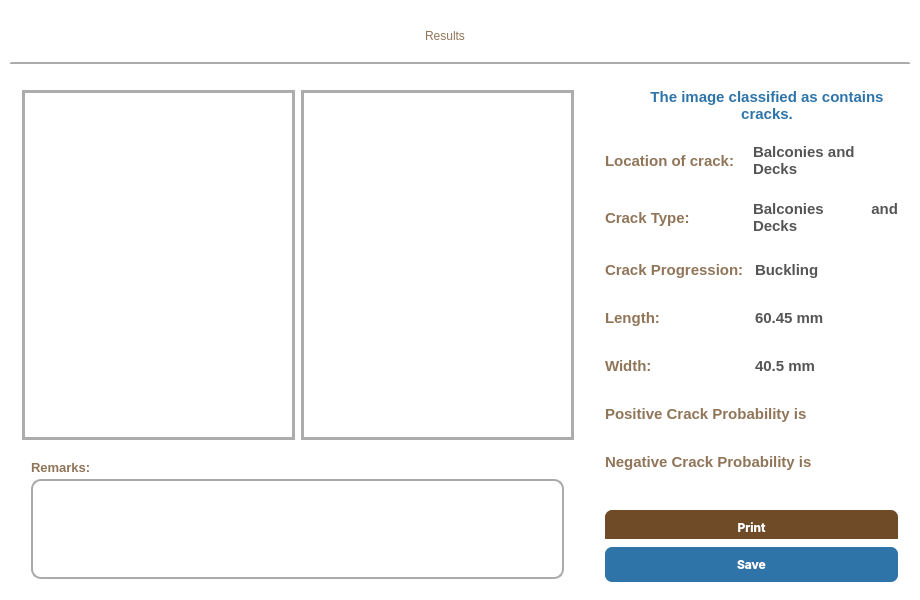
<?xml version="1.0" encoding="UTF-8"?>
<ui version="4.0">
 <class>Dialog</class>
 <widget class="QDialog" name="Dialog">
  <property name="geometry">
   <rect>
    <x>0</x>
    <y>0</y>
    <width>920</width>
    <height>600</height>
   </rect>
  </property>
  <property name="minimumSize">
   <size>
    <width>920</width>
    <height>600</height>
   </size>
  </property>
  <property name="maximumSize">
   <size>
    <width>920</width>
    <height>600</height>
   </size>
  </property>
  <property name="windowTitle">
   <string>Dialog</string>
  </property>
  <property name="styleSheet">
   <string notr="true">background-color:white;</string>
  </property>
  <layout class="QVBoxLayout" name="verticalLayout">
   <property name="spacing">
    <number>0</number>
   </property>
   <property name="leftMargin">
    <number>0</number>
   </property>
   <property name="topMargin">
    <number>0</number>
   </property>
   <property name="rightMargin">
    <number>0</number>
   </property>
   <property name="bottomMargin">
    <number>0</number>
   </property>
   <item>
    <widget class="QWidget" name="widget_18" native="true">
     <property name="styleSheet">
      <string notr="true">background-color:white;</string>
     </property>
     <layout class="QVBoxLayout" name="verticalLayout_5">
      <property name="bottomMargin">
       <number>0</number>
      </property>
      <item>
       <widget class="QWidget" name="widget_5" native="true">
        <property name="minimumSize">
         <size>
          <width>0</width>
          <height>55</height>
         </size>
        </property>
        <property name="maximumSize">
         <size>
          <width>16777215</width>
          <height>55</height>
         </size>
        </property>
        <property name="styleSheet">
         <string notr="true">#widget_5{
color: #2E74A9;
font: bold;
border: 2px solid white;
font-size: 20px;
border-bottom-color: rgb(172, 172, 172);}</string>
        </property>
        <layout class="QHBoxLayout" name="horizontalLayout_13">
         <property name="spacing">
          <number>0</number>
         </property>
         <property name="leftMargin">
          <number>0</number>
         </property>
         <property name="topMargin">
          <number>0</number>
         </property>
         <property name="rightMargin">
          <number>0</number>
         </property>
         <property name="bottomMargin">
          <number>0</number>
         </property>
         <item>
          <widget class="QLabel" name="label_3">
           <property name="maximumSize">
            <size>
             <width>16777215</width>
             <height>40</height>
            </size>
           </property>
           <property name="styleSheet">
            <string notr="true">#label_3 {
	font: 900 34pt &quot;Segoe UI Black&quot;;
	alignment: center;
    color: rgba(111, 75, 39, 0.77);
background-color: transparent;
}</string>
           </property>
           <property name="text">
            <string>Results</string>
           </property>
           <property name="scaledContents">
            <bool>true</bool>
           </property>
           <property name="alignment">
            <set>Qt::AlignCenter</set>
           </property>
           <property name="wordWrap">
            <bool>true</bool>
           </property>
          </widget>
         </item>
         <item>
          <widget class="QWidget" name="widget_16" native="true">
           <property name="maximumSize">
            <size>
             <width>30</width>
             <height>40</height>
            </size>
           </property>
           <layout class="QVBoxLayout" name="verticalLayout_2">
            <property name="spacing">
             <number>0</number>
            </property>
            <property name="leftMargin">
             <number>0</number>
            </property>
            <property name="topMargin">
             <number>0</number>
            </property>
            <property name="rightMargin">
             <number>0</number>
            </property>
            <property name="bottomMargin">
             <number>0</number>
            </property>
            <item>
             <widget class="QPushButton" name="exit_2">
              <property name="minimumSize">
               <size>
                <width>30</width>
                <height>30</height>
               </size>
              </property>
              <property name="maximumSize">
               <size>
                <width>30</width>
                <height>30</height>
               </size>
              </property>
              <property name="styleSheet">
               <string notr="true">border:none;</string>
              </property>
              <property name="text">
               <string/>
              </property>
              <property name="icon">
               <iconset resource="images/images.qrc">
                <normaloff>:/images/exit.png</normaloff>:/images/exit.png</iconset>
              </property>
              <property name="autoDefault">
               <bool>true</bool>
              </property>
              <property name="default">
               <bool>true</bool>
              </property>
              <property name="flat">
               <bool>true</bool>
              </property>
             </widget>
            </item>
            <item>
             <widget class="QWidget" name="widget_17" native="true"/>
            </item>
           </layout>
          </widget>
         </item>
        </layout>
       </widget>
      </item>
      <item>
       <widget class="QWidget" name="widget" native="true">
        <layout class="QHBoxLayout" name="horizontalLayout_2">
         <property name="spacing">
          <number>0</number>
         </property>
         <property name="leftMargin">
          <number>0</number>
         </property>
         <property name="topMargin">
          <number>0</number>
         </property>
         <property name="rightMargin">
          <number>0</number>
         </property>
         <item>
          <widget class="QWidget" name="widget_15" native="true">
           <property name="minimumSize">
            <size>
             <width>570</width>
             <height>500</height>
            </size>
           </property>
           <property name="maximumSize">
            <size>
             <width>570</width>
             <height>16777215</height>
            </size>
           </property>
           <layout class="QVBoxLayout" name="verticalLayout_6">
            <property name="spacing">
             <number>0</number>
            </property>
            <property name="leftMargin">
             <number>0</number>
            </property>
            <property name="topMargin">
             <number>0</number>
            </property>
            <property name="rightMargin">
             <number>0</number>
            </property>
            <property name="bottomMargin">
             <number>0</number>
            </property>
            <item>
             <widget class="QWidget" name="widget_19" native="true">
              <layout class="QHBoxLayout" name="horizontalLayout_14">
               <item>
                <widget class="QWidget" name="widget_3" native="true">
                 <property name="minimumSize">
                  <size>
                   <width>273</width>
                   <height>0</height>
                  </size>
                 </property>
                 <property name="maximumSize">
                  <size>
                   <width>273</width>
                   <height>350</height>
                  </size>
                 </property>
                 <property name="styleSheet">
                  <string notr="true">#widget_3{
	
border: 3px solid white;
border-color: rgb(172, 172, 172);;
}</string>
                 </property>
                 <layout class="QHBoxLayout" name="horizontalLayout_3">
                  <item>
                   <widget class="QLabel" name="original_img">
                    <property name="styleSheet">
                     <string notr="true">background-color: transparent;</string>
                    </property>
                    <property name="text">
                     <string/>
                    </property>
                    <property name="scaledContents">
                     <bool>false</bool>
                    </property>
                    <property name="alignment">
                     <set>Qt::AlignCenter</set>
                    </property>
                   </widget>
                  </item>
                 </layout>
                </widget>
               </item>
               <item>
                <widget class="QWidget" name="widget_2" native="true">
                 <property name="minimumSize">
                  <size>
                   <width>273</width>
                   <height>0</height>
                  </size>
                 </property>
                 <property name="maximumSize">
                  <size>
                   <width>350</width>
                   <height>350</height>
                  </size>
                 </property>
                 <property name="styleSheet">
                  <string notr="true">#widget_2{
	
border: 3px solid white;
border-color: rgb(172, 172, 172);;
}</string>
                 </property>
                 <layout class="QHBoxLayout" name="horizontalLayout">
                  <item>
                   <widget class="QLabel" name="result_img">
                    <property name="styleSheet">
                     <string notr="true">background-color: transparent;</string>
                    </property>
                    <property name="text">
                     <string/>
                    </property>
                    <property name="alignment">
                     <set>Qt::AlignCenter</set>
                    </property>
                   </widget>
                  </item>
                 </layout>
                </widget>
               </item>
              </layout>
             </widget>
            </item>
            <item>
             <widget class="QWidget" name="widget_20" native="true">
              <property name="minimumSize">
               <size>
                <width>0</width>
                <height>130</height>
               </size>
              </property>
              <property name="maximumSize">
               <size>
                <width>16777215</width>
                <height>130</height>
               </size>
              </property>
              <layout class="QHBoxLayout" name="horizontalLayout_11">
               <property name="topMargin">
                <number>0</number>
               </property>
               <property name="bottomMargin">
                <number>50</number>
               </property>
               <item>
                <widget class="QWidget" name="widget_9" native="true">
                 <property name="sizePolicy">
                  <sizepolicy hsizetype="Expanding" vsizetype="Expanding">
                   <horstretch>0</horstretch>
                   <verstretch>0</verstretch>
                  </sizepolicy>
                 </property>
                 <property name="minimumSize">
                  <size>
                   <width>0</width>
                   <height>140</height>
                  </size>
                 </property>
                 <property name="maximumSize">
                  <size>
                   <width>16777215</width>
                   <height>140</height>
                  </size>
                 </property>
                 <layout class="QVBoxLayout" name="verticalLayout_4">
                  <property name="spacing">
                   <number>5</number>
                  </property>
                  <property name="leftMargin">
                   <number>9</number>
                  </property>
                  <property name="topMargin">
                   <number>0</number>
                  </property>
                  <property name="rightMargin">
                   <number>10</number>
                  </property>
                  <property name="bottomMargin">
                   <number>110</number>
                  </property>
                  <item>
                   <widget class="QLabel" name="remarks">
                    <property name="maximumSize">
                     <size>
                      <width>16777215</width>
                      <height>20</height>
                     </size>
                    </property>
                    <property name="styleSheet">
                     <string notr="true">#remarks{
color: rgba(111, 75, 39, 0.77);
font-size: 13px;
font-weight: bold;
background-color: transparent;
}</string>
                    </property>
                    <property name="text">
                     <string>Remarks:</string>
                    </property>
                   </widget>
                  </item>
                  <item>
                   <widget class="QTextEdit" name="remarksbox">
                    <property name="minimumSize">
                     <size>
                      <width>0</width>
                      <height>100</height>
                     </size>
                    </property>
                    <property name="maximumSize">
                     <size>
                      <width>16777215</width>
                      <height>100</height>
                     </size>
                    </property>
                    <property name="styleSheet">
                     <string notr="true">#remarksbox {
        border-radius: 10px;
        font-size: 18px;
        font-family: Arial;
        color: #333;
        background-color: #fff;
        border: 2px solid #aaa;
        padding: 10px;
    }</string>
                    </property>
                   </widget>
                  </item>
                 </layout>
                </widget>
               </item>
              </layout>
             </widget>
            </item>
           </layout>
          </widget>
         </item>
         <item>
          <widget class="QWidget" name="widget_4" native="true">
           <property name="minimumSize">
            <size>
             <width>320</width>
             <height>0</height>
            </size>
           </property>
           <property name="maximumSize">
            <size>
             <width>320</width>
             <height>16777215</height>
            </size>
           </property>
           <layout class="QVBoxLayout" name="verticalLayout_3">
            <property name="spacing">
             <number>8</number>
            </property>
            <property name="rightMargin">
             <number>0</number>
            </property>
            <property name="bottomMargin">
             <number>0</number>
            </property>
            <item>
             <widget class="QWidget" name="widget_22" native="true">
              <layout class="QHBoxLayout" name="horizontalLayout_16">
               <property name="spacing">
                <number>0</number>
               </property>
               <item>
                <widget class="QWidget" name="i" native="true">
                 <property name="minimumSize">
                  <size>
                   <width>20</width>
                   <height>0</height>
                  </size>
                 </property>
                 <property name="maximumSize">
                  <size>
                   <width>30</width>
                   <height>30</height>
                  </size>
                 </property>
                 <property name="styleSheet">
                  <string notr="true">#i{
	border-image: url(:/images/i.png)  ;}</string>
                 </property>
                </widget>
               </item>
               <item>
                <widget class="QLabel" name="concretecracked">
                 <property name="maximumSize">
                  <size>
                   <width>260</width>
                   <height>16777215</height>
                  </size>
                 </property>
                 <property name="layoutDirection">
                  <enum>Qt::LeftToRight</enum>
                 </property>
                 <property name="autoFillBackground">
                  <bool>false</bool>
                 </property>
                 <property name="styleSheet">
                  <string notr="true">#concretecracked{
color: #2E74A9;
font: bold;
font-size: 15px;
}</string>
                 </property>
                 <property name="text">
                  <string>&lt;html&gt;&lt;head/&gt;&lt;body&gt;&lt;p align=&quot;center&quot;&gt;The image classified as contains cracks.&lt;/p&gt;&lt;/body&gt;&lt;/html&gt;</string>
                 </property>
                 <property name="scaledContents">
                  <bool>true</bool>
                 </property>
                 <property name="wordWrap">
                  <bool>true</bool>
                 </property>
                 <property name="margin">
                  <number>0</number>
                 </property>
                 <property name="indent">
                  <number>0</number>
                 </property>
                </widget>
               </item>
              </layout>
             </widget>
            </item>
            <item>
             <widget class="QWidget" name="widget_6" native="true">
              <property name="minimumSize">
               <size>
                <width>0</width>
                <height>40</height>
               </size>
              </property>
              <property name="maximumSize">
               <size>
                <width>16777215</width>
                <height>50</height>
               </size>
              </property>
              <layout class="QHBoxLayout" name="horizontalLayout_4">
               <item>
                <widget class="QLabel" name="label_4">
                 <property name="minimumSize">
                  <size>
                   <width>142</width>
                   <height>0</height>
                  </size>
                 </property>
                 <property name="maximumSize">
                  <size>
                   <width>142</width>
                   <height>16777215</height>
                  </size>
                 </property>
                 <property name="styleSheet">
                  <string notr="true">#label_4{
color: rgba(111, 75, 39, 0.77);
font-size: 15px;
font-weight: bold;
background-color: transparent;
}</string>
                 </property>
                 <property name="text">
                  <string>Location of crack:</string>
                 </property>
                </widget>
               </item>
               <item>
                <widget class="QLabel" name="location">
                 <property name="styleSheet">
                  <string notr="true">#location{
	color:  #555555;
font: bold;
	font-size: 15px;
background-color: transparent;}</string>
                 </property>
                 <property name="text">
                  <string>Balconies and Decks </string>
                 </property>
                 <property name="scaledContents">
                  <bool>true</bool>
                 </property>
                 <property name="alignment">
                  <set>Qt::AlignLeading|Qt::AlignLeft|Qt::AlignVCenter</set>
                 </property>
                 <property name="wordWrap">
                  <bool>true</bool>
                 </property>
                </widget>
               </item>
              </layout>
             </widget>
            </item>
            <item>
             <widget class="QWidget" name="widget_14" native="true">
              <property name="minimumSize">
               <size>
                <width>0</width>
                <height>40</height>
               </size>
              </property>
              <property name="maximumSize">
               <size>
                <width>16777215</width>
                <height>50</height>
               </size>
              </property>
              <layout class="QHBoxLayout" name="horizontalLayout_5">
               <item>
                <widget class="QLabel" name="label_6">
                 <property name="minimumSize">
                  <size>
                   <width>142</width>
                   <height>0</height>
                  </size>
                 </property>
                 <property name="maximumSize">
                  <size>
                   <width>142</width>
                   <height>16777215</height>
                  </size>
                 </property>
                 <property name="styleSheet">
                  <string notr="true">#label_6{
color: rgba(111, 75, 39, 0.77);
font-size: 15px;
font-weight: bold;
background-color: transparent;
}</string>
                 </property>
                 <property name="text">
                  <string>Crack Type:</string>
                 </property>
                </widget>
               </item>
               <item>
                <widget class="QLabel" name="type">
                 <property name="styleSheet">
                  <string notr="true">#type{
	color:  #555555;
font: bold;
	font-size: 15px;
background-color: transparent;}</string>
                 </property>
                 <property name="text">
                  <string>Balconies and Decks </string>
                 </property>
                 <property name="scaledContents">
                  <bool>true</bool>
                 </property>
                 <property name="alignment">
                  <set>Qt::AlignJustify|Qt::AlignVCenter</set>
                 </property>
                 <property name="wordWrap">
                  <bool>true</bool>
                 </property>
                </widget>
               </item>
              </layout>
             </widget>
            </item>
            <item>
             <widget class="QWidget" name="widget_10" native="true">
              <property name="minimumSize">
               <size>
                <width>0</width>
                <height>40</height>
               </size>
              </property>
              <property name="maximumSize">
               <size>
                <width>16777215</width>
                <height>50</height>
               </size>
              </property>
              <layout class="QHBoxLayout" name="horizontalLayout_6">
               <item>
                <widget class="QLabel" name="label_8">
                 <property name="styleSheet">
                  <string notr="true">#label_8{
color: rgba(111, 75, 39, 0.77);
font-size: 15px;
font-weight: bold;
background-color: transparent;
}</string>
                 </property>
                 <property name="text">
                  <string>Crack Progression:</string>
                 </property>
                </widget>
               </item>
               <item>
                <widget class="QLabel" name="progression">
                 <property name="styleSheet">
                  <string notr="true">#progression{
	color:  #555555;
font: bold;
	font-size: 15px;
background-color: transparent;}</string>
                 </property>
                 <property name="text">
                  <string>Buckling</string>
                 </property>
                 <property name="scaledContents">
                  <bool>true</bool>
                 </property>
                 <property name="alignment">
                  <set>Qt::AlignJustify|Qt::AlignVCenter</set>
                 </property>
                 <property name="wordWrap">
                  <bool>true</bool>
                 </property>
                </widget>
               </item>
              </layout>
             </widget>
            </item>
            <item>
             <widget class="QWidget" name="widget_7" native="true">
              <property name="minimumSize">
               <size>
                <width>0</width>
                <height>40</height>
               </size>
              </property>
              <property name="maximumSize">
               <size>
                <width>16777215</width>
                <height>40</height>
               </size>
              </property>
              <layout class="QHBoxLayout" name="horizontalLayout_7">
               <property name="topMargin">
                <number>0</number>
               </property>
               <property name="bottomMargin">
                <number>0</number>
               </property>
               <item>
                <widget class="QLabel" name="label_10">
                 <property name="styleSheet">
                  <string notr="true">#label_10{
color: rgba(111, 75, 39, 0.77);
font-size: 15px;
font-weight: bold;
background-color: transparent;
}</string>
                 </property>
                 <property name="text">
                  <string>Length:</string>
                 </property>
                </widget>
               </item>
               <item>
                <widget class="QLabel" name="length">
                 <property name="styleSheet">
                  <string notr="true">#length{
	color:  #555555;
font: bold;
	font-size: 15px;
background-color: transparent;}</string>
                 </property>
                 <property name="text">
                  <string>60.45 mm</string>
                 </property>
                 <property name="alignment">
                  <set>Qt::AlignJustify|Qt::AlignVCenter</set>
                 </property>
                </widget>
               </item>
              </layout>
             </widget>
            </item>
            <item>
             <widget class="QWidget" name="widget_11" native="true">
              <property name="minimumSize">
               <size>
                <width>0</width>
                <height>40</height>
               </size>
              </property>
              <property name="maximumSize">
               <size>
                <width>16777215</width>
                <height>40</height>
               </size>
              </property>
              <layout class="QHBoxLayout" name="horizontalLayout_8">
               <item>
                <widget class="QLabel" name="label_12">
                 <property name="styleSheet">
                  <string notr="true">#label_12{
color: rgba(111, 75, 39, 0.77);
font-size: 15px;
font-weight: bold;
background-color: transparent;
}</string>
                 </property>
                 <property name="text">
                  <string>Width:</string>
                 </property>
                </widget>
               </item>
               <item>
                <widget class="QLabel" name="widthlbl">
                 <property name="styleSheet">
                  <string notr="true">#widthlbl{
	color:  #555555;
font: bold;
	font-size: 15px;
background-color: transparent;}</string>
                 </property>
                 <property name="text">
                  <string>40.5 mm</string>
                 </property>
                 <property name="alignment">
                  <set>Qt::AlignJustify|Qt::AlignVCenter</set>
                 </property>
                </widget>
               </item>
              </layout>
             </widget>
            </item>
            <item>
             <widget class="QWidget" name="widget_8" native="true">
              <property name="minimumSize">
               <size>
                <width>0</width>
                <height>40</height>
               </size>
              </property>
              <property name="maximumSize">
               <size>
                <width>16777215</width>
                <height>40</height>
               </size>
              </property>
              <layout class="QHBoxLayout" name="horizontalLayout_9">
               <property name="topMargin">
                <number>0</number>
               </property>
               <property name="bottomMargin">
                <number>0</number>
               </property>
               <item>
                <widget class="QLabel" name="LabelPos">
                 <property name="styleSheet">
                  <string notr="true">#LabelPos{
color: rgba(111, 75, 39, 0.77);
font-size: 15px;
font-weight: bold;
background-color: transparent;
}</string>
                 </property>
                 <property name="text">
                  <string>Positive Crack Probability is </string>
                 </property>
                </widget>
               </item>
              </layout>
             </widget>
            </item>
            <item>
             <widget class="QWidget" name="widget_12" native="true">
              <property name="minimumSize">
               <size>
                <width>0</width>
                <height>40</height>
               </size>
              </property>
              <property name="maximumSize">
               <size>
                <width>16777215</width>
                <height>40</height>
               </size>
              </property>
              <layout class="QHBoxLayout" name="horizontalLayout_10">
               <property name="topMargin">
                <number>0</number>
               </property>
               <item>
                <widget class="QLabel" name="LabelNeg">
                 <property name="minimumSize">
                  <size>
                   <width>0</width>
                   <height>40</height>
                  </size>
                 </property>
                 <property name="maximumSize">
                  <size>
                   <width>16777215</width>
                   <height>40</height>
                  </size>
                 </property>
                 <property name="styleSheet">
                  <string notr="true">#LabelNeg{
color: rgba(111, 75, 39, 0.77);
font-size: 15px;
font-weight: bold;
background-color: transparent;
}</string>
                 </property>
                 <property name="text">
                  <string>Negative Crack Probability is </string>
                 </property>
                </widget>
               </item>
              </layout>
             </widget>
            </item>
            <item>
             <widget class="QWidget" name="widget_21" native="true">
              <layout class="QHBoxLayout" name="horizontalLayout_15">
               <property name="topMargin">
                <number>20</number>
               </property>
               <property name="bottomMargin">
                <number>5</number>
               </property>
               <item>
                <widget class="QPushButton" name="printbtn">
                 <property name="minimumSize">
                  <size>
                   <width>0</width>
                   <height>35</height>
                  </size>
                 </property>
                 <property name="maximumSize">
                  <size>
                   <width>16777215</width>
                   <height>35</height>
                  </size>
                 </property>
                 <property name="styleSheet">
                  <string notr="true">#printbtn{
background: #6F4B27;
font-weight:bold;
color: white;
border-radius: 7px;
font-family: Inter;
}


#printbtn:hover{
color: #6F4B27;
border : 3px solid rgb(144,115,87);
background-color: white;
}
</string>
                 </property>
                 <property name="text">
                  <string>Print</string>
                 </property>
                </widget>
               </item>
              </layout>
             </widget>
            </item>
            <item>
             <widget class="QWidget" name="widget_13" native="true">
              <layout class="QHBoxLayout" name="horizontalLayout_12">
               <property name="topMargin">
                <number>0</number>
               </property>
               <property name="bottomMargin">
                <number>10</number>
               </property>
               <item>
                <widget class="QPushButton" name="savebtn">
                 <property name="minimumSize">
                  <size>
                   <width>0</width>
                   <height>35</height>
                  </size>
                 </property>
                 <property name="maximumSize">
                  <size>
                   <width>16777215</width>
                   <height>35</height>
                  </size>
                 </property>
                 <property name="styleSheet">
                  <string notr="true">#savebtn{
background: #2E74A9;
font-weight:bold;
color: white;
border-radius: 7px;
font-family: Inter;
}


#savebtn::hover{
color: #2E74A9;
border : 3px solid  #2E74A9;
background-color: white;
}
</string>
                 </property>
                 <property name="text">
                  <string>Save</string>
                 </property>
                </widget>
               </item>
              </layout>
             </widget>
            </item>
           </layout>
          </widget>
         </item>
        </layout>
       </widget>
      </item>
     </layout>
    </widget>
   </item>
  </layout>
 </widget>
 <resources>
  <include location="images/images.qrc"/>
 </resources>
 <connections/>
</ui>
